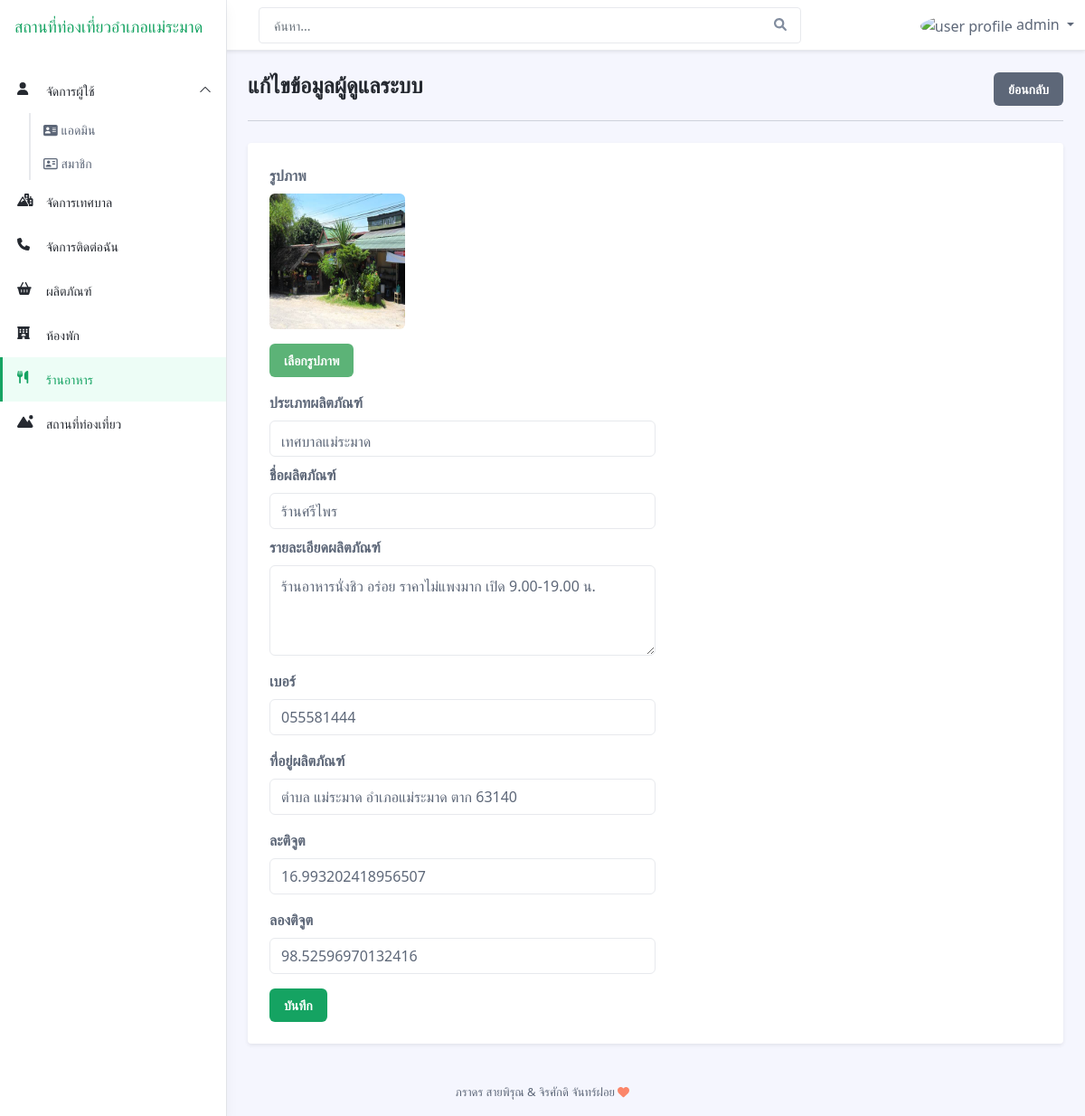
The app's page /admin/index.php?page=restuarant&function=update&id=2 (signed in) with its own data.
### tables this page shows
CREATE TABLE `restuarant` (
  `restuarant_id` int(10) NOT NULL,
  `restuarant_name` varchar(200) NOT NULL,
  `restuarant_detail` text NOT NULL,
  `restuarant_phone` varchar(100) NOT NULL,
  `restuarant_address` varchar(200) NOT NULL,
  `restuarant_fb` mediumtext NOT NULL,
  `restuarant_image` varchar(200) NOT NULL,
  `view` int(11) NOT NULL,
  `type_restuarant_id` int(10) NOT NULL,
  `restuarant_username` varchar(200) NOT NULL,
  `RLAT` varchar(100) NOT NULL,
  `RLNG` varchar(100) NOT NULL
);

CREATE TABLE `tb_travelling_type` (
  `travelling_type_id` int(3) UNSIGNED ZEROFILL NOT NULL COMMENT 'ชื่อตำบลสถานที่ท่องเที่ยว',
  `travelling_type_name` varchar(60) NOT NULL
);

### admin/restuarant/edit.php (the view, shortened to what this page needs)
<?php
         if(isset($_GET['id']) && !empty($_GET['id'])){
            $id = $_GET['id'];
            $sql = "SELECT * FROM restuarant WHERE restuarant_id  = '$id'";
            $query = mysqli_query($conn,$sql);
            $result = mysqli_fetch_assoc($query);
        }
                $sql1 = "SELECT * FROM tb_travelling_type";
                $query1 = mysqli_query($conn,$sql1);
?>
<div class="row justify-content-between">
<div class="col-auto">
<h1 class="app-page-title mb-0">แก้ไขข้อมูลผู้ดูแลระบบ</h1>
</div>
<div class="col-auto">
<a href="?page=<?=$_GET['page']?>" class="btn btn-secondary">ย้อนกลับ</a>
</div>
</div>
<hr class="mb-4">
    <div class="row g-4 settings-section">
        <div class="col-12 col-md-12">
            <div class="app-card app-card-settings shadow-sm p-4">
                <div class="app-card-body">
                    <form action="" method="post" enctype="multipart/form-data">
                    <div class="mb-3">
                            <label class="form-label"> รูปภาพ </label>
                            <div class="mb-3">
                                <img id="preview" src="../member/upload/restaurant/<?=$result['restuarant_image']?>" class="rounded" width="150" height="150">
                            </div>
                            <button onclick="return triggerFile();" class="btn btn-success text-white">เลือกรูปภาพ</button>
                        </div>
                        <div class="mb-2 col-lg-6">
									    <label class="form-label"> ประเภทผลิตภัณฑ์ </label>
									   <select name ="travelling_type_id" class="form-control">
										<?php foreach ($query1 as $data):?>
											<option value="<?=$data['travelling_type_id']?>" <?=$result['type_restuarant_id'] == $data['travelling_type_id'] ? 'selected' : '' ?>><?=$data['travelling_type_name']?></option>
										<?php endforeach;?>
										</select>
									</div>
								    <div class="mb-2 col-lg-6">
									    <label class="form-label"> ชื่อผลิตภัณฑ์ </label>
									    <input type="text" class="form-control" name="restuarant_name" placeholder="ชื่อผลิตภัณฑ์ :"
                                        value="<?=$result['restuarant_name']?>" autocomplete="off" required>
									</div>
									<div class="mb-3 col-lg-6">
									    <label class="form-label">รายละเอียดผลิตภัณฑ์</label>
										<textarea name="restuarant_detail" class="form-control" style="height:100px"><?=$result['restuarant_detail']?></textarea>
									</div>
                                    <div class="mb-3 col-lg-6">
									    <label class="form-label">เบอร์</label>
									    <input type="text" class="form-control" name=" restuarant_phone" placeholder="ที่อยู่ผลิตภัณฑ์ :"
										value="<?=$result['restuarant_phone']?>" autocomplete="off" required>
									</div>
									<div class="mb-3 col-lg-6">
									    <label class="form-label">ที่อยู่ผลิตภัณฑ์</label>
									    <input type="text" class="form-control" name="restuarant_address" placeholder="ที่อยู่ผลิตภัณฑ์ :"
										value="<?=$result['restuarant_address']?>" autocomplete="off" required>
									</div>
                                    <div class="mb-3 col-lg-6">
									    <label class="form-label">ละติจูต</label>
									    <input type="text" class="form-control" name="RLAT" placeholder="ละติจูต"
										value="<?=$result['RLAT']?>" autocomplete="off" required>
									</div>
                                    <div class="mb-3 col-lg-6">
									    <label class="form-label">ลองติจูต</label>
									    <input type="text" class="form-control" name="RLNG" placeholder="ลองติจูต"
										value="<?=$result['RLNG']?>" autocomplete="off" required>
									</div>
                        <button type="submit" class="btn app-btn-primary" >บันทึก</button>
                    </form>
                </div>
            </div>
        </div>
    </div>

### records on screen
restuarant: restuarant_image (picture), travelling_type_id "เทศบาลแม่ระมาด", restuarant_name "ร้านศรีไพร", restuarant_detail "ร้านอาหารนั่งชิว อร่อย ราคาไม่แพงมาก เปิด 9.00-19.00 น.", restuarant_phone "055581444", restuarant_address "ตำบล แม่ระมาด อำเภอแม่ระมาด ตาก 63140", RLAT "16.993202418956507", RLNG "98.52596970132416"

### other values on screen
$_SESSION['adminlogin'] "admin"
